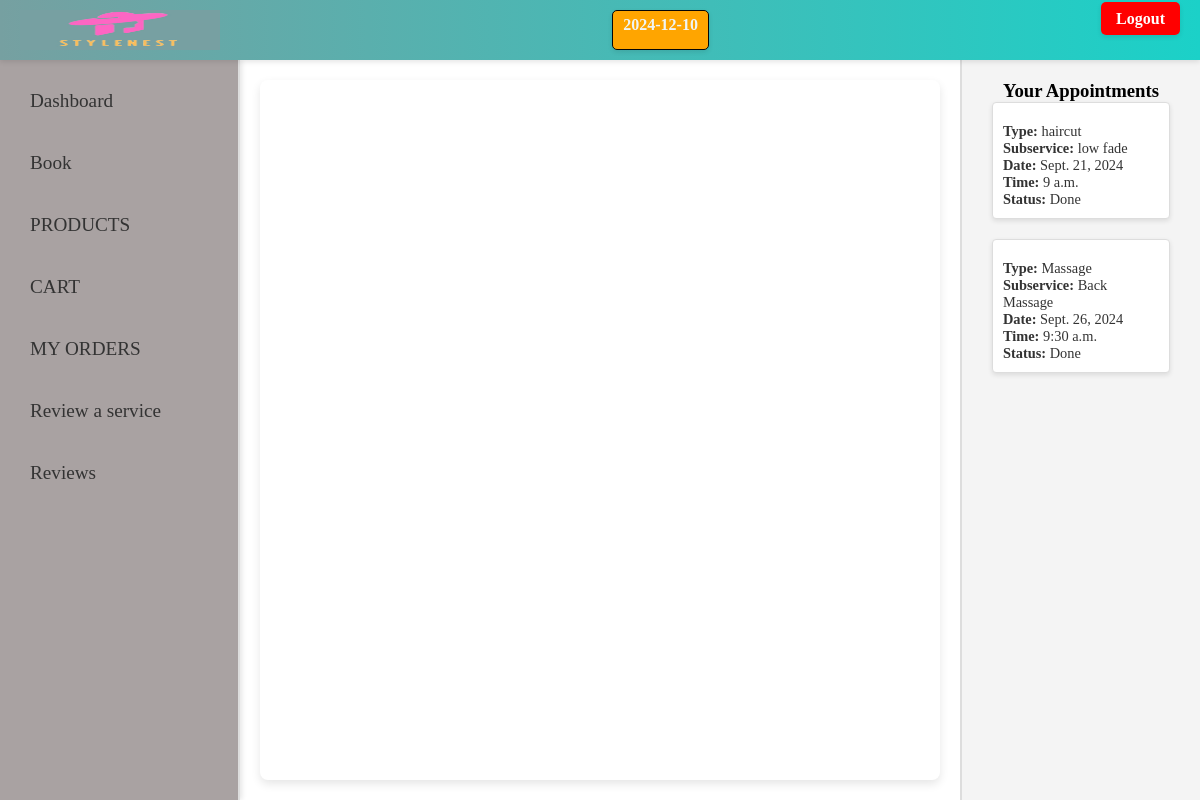
Screenshot of /accounts/appointments/user-home/ (signed in) with the database file from the repository.
### appointments/models.py (models this page shows, shortened)
class Booking(models.Model):
    user = models.ForeignKey(User, on_delete=models.CASCADE, related_name='bookings_as_user')
    service = models.ForeignKey(Service, on_delete=models.CASCADE)
    sub_service = models.ForeignKey(SubService, on_delete=models.CASCADE)
    date = models.DateField()
    time = models.TimeField()
    notes = models.TextField(blank=True, null=True)
    status = models.CharField(
        max_length=20,
        choices=[
            ('Pending', 'Pending'),
            ('Confirmed', 'Confirmed'),
            ('Cancelled', 'Cancelled'),
            ('Rejected', 'Rejected')
        ],
        default='Pending'
    )
    staff = models.ForeignKey(User, on_delete=models.SET_NULL, null=True, blank=True, related_name='bookings_as_staff')  # New field

class Service(models.Model):
    name = models.CharField(max_length=100)
    def __str__(self):
        return self.name

class SubService(models.Model):
    service = models.ForeignKey(Service, on_delete=models.CASCADE, related_name='subservices')
    name = models.CharField(max_length=100)
    def __str__(self):
        return self.name

### appointments/views.py (the view)
# urls.py: path('user-home/', views.user_home_view, name='user_home'),
def user_home_view(request):
    appointments = Booking.objects.filter(user=request.user)
    context = {
        'date': date.today().strftime('%Y-%m-%d'),
        'appointments': appointments
    }
    return render(request, 'appointments/user_home.html', context)

### appointments/templates/appointments/user_home.html (shortened to what this page needs)
<!DOCTYPE html>
<html lang="en">
<head>
    {% load static %}
    <link rel="stylesheet" href="{% static 'css/styles.css' %}">
</head>
<body>
    <div class="top-bar">
        <div class="logo" href="#"><img src="{% static 'images/logo.jpg' %}" class="logo"></div>
        <div class="date">{{ date }}</div>
        <div class="logout"><a href="/">Logout</a></div>
    </div>
    <div class="container">
        <div class="sidebar">
            <ul>
                <li><a href="{% url 'dashboard' %}" target="content_frame">Dashboard</a></li>
                <li><a href="{% url 'book' %}" target="content_frame">Book</a></li>
                <li><a href="{% url 'shop:product_list'%}" target="content_frame">PRODUCTS</a></li>
                <li><a href="{% url 'shop:cart'%}" target="content_frame">CART</a></li>
                <li><a href="{% url 'shop:client_order_list'%}" target="content_frame">MY ORDERS</a></li>
                <li><a href="{% url 'reviews:submit_review'%}" target="content_frame">Review a service</a></li>
                <li><a href="{% url 'reviews:review_list'%}" target="content_frame">Reviews</a></li>
            </ul>
        </div>
        <div class="content">
            <iframe name="content_frame" src="{% url 'dashboard' %}" frameborder="0"></iframe>
        </div>
        <div class="appointments">
            <h3>Your Appointments</h3>
            {% for appointment in appointments %}
                <div class="appointment-item">
                    <div class="appointment-info">
                        <p><strong>Type:</strong> {{ appointment.service }}</p>
                        <p><strong>Subservice:</strong> {{ appointment.sub_service }}</p>
                        <p><strong>Date:</strong> {{ appointment.date }}</p>
                        <p><strong>Time:</strong> {{ appointment.time }}</p>
                        <p><strong>Status:</strong> {{ appointment.status }}</p>
                    </div>
                </div>
            {% empty %}
                <p>No appointments found.</p>
            {% endfor %}
        </div>
        </div>
</body>
</html>

### appointments/static/css/styles.css (style rules this page uses)
* { margin: 0; padding: 0; box-sizing: border-box; }
.top-bar { background-image: linear-gradient(to right, #76a0a1, #1bd1c8); display: flex; justify-content: space-between; padding: 10px 20px; position: fixed; top: 0; left: 0; right: 0; z-index: 1000; box-shadow: 0 2px 5px rgba(0, 0, 0, 0.1); }
.top-bar .logo { height: 40px; width: 200px; }
.top-bar .date { font-size: 1em; padding: 5px 10px; border: 1px solid #050505; border-radius: 5px; background-color: #ffa500; color: #f0f5f4; display: inline-block; font-weight: bold; animation: blink 1s infinite; box-shadow: 0 2px 5px rgba(0, 0, 0, 0.1); }
.top-bar .logout a { color: #fff; text-decoration: none; background-color: #f00; padding: 8px 15px; border: none; border-radius: 5px; font-weight: bold; transition: background-color 0.3s; box-shadow: 0 2px 5px rgba(0, 0, 0, 0.1); }
.container { display: flex; margin-top: 60px; height: calc(100vh - 60px); }
.sidebar { width: 20%; background-color: #a9a2a2; padding: 20px; border-right: 2px solid #ddd; position: fixed; left: 0; top: 60px; height: calc(100vh - 60px); overflow-y: auto; box-shadow: 2px 0 5px rgba(0, 0, 0, 0.1); }
.sidebar ul { list-style-type: none; padding: 0; }
.sidebar ul li { margin-bottom: 20px; }
.sidebar ul li a { text-decoration: none; color: #333; font-size: 1.2em; display: block; padding: 10px; border-radius: 5px; transition: background-color 0.3s, color 0.3s; }
.content { width: 60%; padding: 20px; margin-left: 20%; margin-right: 20%; }
.content iframe { width: 100%; height: 100%; border: none; border-radius: 8px; box-shadow: 0px 4px 10px rgba(0, 0, 0, 0.1); }
.appointments { width: 20%; background-color: #f4f4f4; padding: 20px; position: fixed; right: 0; top: 60px; height: calc(100vh - 60px); overflow-y: auto; border-left: 2px solid #ddd; display: flex; flex-direction: column; align-items: center; }
.appointment-item { border: 1px solid #ddd; padding: 10px; margin-bottom: 20px; border-radius: 4px; background-color: #fff; width: 90%; max-width: 300px; box-shadow: 0 2px 5px rgba(0, 0, 0, 0.1); }
.appointment-info { margin-top: 10px; font-size: 0.9em; color: #333; }

### rows the page displays
Booking: service "haircut", sub_service "low fade", date "Sept. 21, 2024", time "9 a.m.", status "Done"
Booking: service "Massage", sub_service "Back Massage", date "Sept. 26, 2024", time "9:30 a.m.", status "Done"
